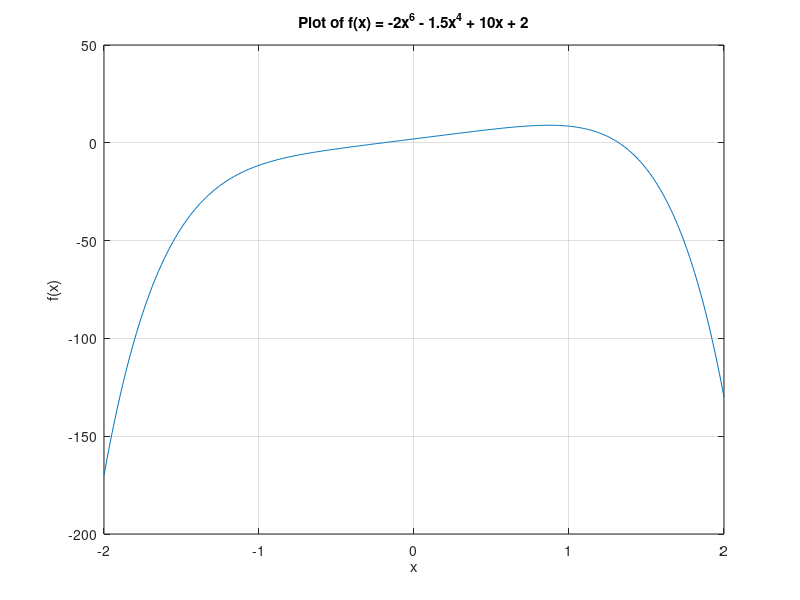

MATLAB code to generate this figure:
% Define the function
f = @(x) -2*x.^6 - 1.5*x.^4 + 10*x + 2;

% Create a range of x values
x = linspace(-2, 2, 400);

% Compute y values
y = f(x);

% Plot the function
figure;
plot(x, y);
xlabel('x');
ylabel('f(x)');
title('Plot of f(x) = -2x^6 - 1.5x^4 + 10x + 2');
grid on;
